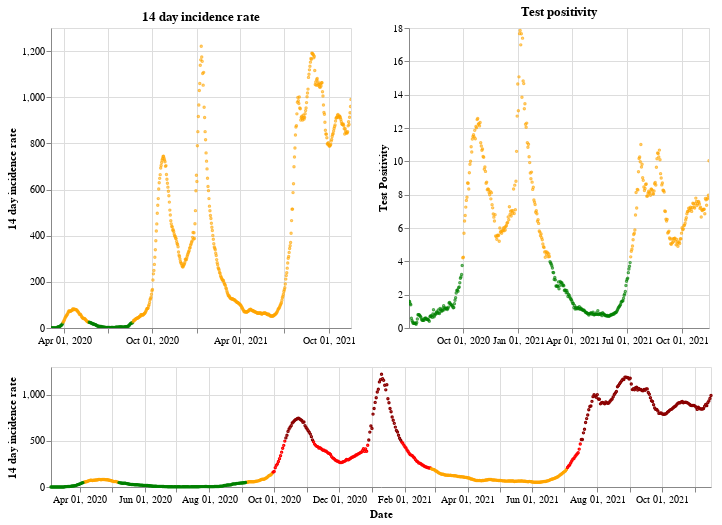

Notebook code cell kept with this figure:
### Markdown cell above
## Northern Ireland

### Code cell
plot_traffic_light('Northern Ireland')

### Figure 1 — Vega-Lite specification as saved in the notebook (floating-point values rounded to 4 significant figures; data arrays with more than 128 entries replaced by an {"elided": "..."} marker saying what was removed)
{"config": {"view": {"continuousWidth": 400, "continuousHeight": 300}}, "vconcat": [{"hconcat": [{"mark": {"type": "point", "size": 2}, "encoding": {"color": {"condition": {"value": "green", "test": "(datum.twoWeeklyCasesRate <= 25)"}, "value": "orange"}, "tooltip": [{"type": "nominal", "field": "areaName"}, {"type": "temporal", "field": "date"}, {"type": "quantitative", "field": "twoWeeklyCasesRate"}, {"type": "quantitative", "field": "testPositivity"}], "x": {"type": "temporal", "axis": {"title": ""}, "field": "date", "scale": {"domain": {"selection": "DateBrush"}}, "timeUnit": "yearmonthdate"}, "y": {"type": "quantitative", "axis": {"title": "14 day incidence rate"}, "field": "twoWeeklyCasesRate"}}, "title": "14 day incidence rate", "width": 300}, {"mark": {"type": "point", "size": 2}, "encoding": {"color": {"condition": {"value": "green", "test": "(datum.testPositivity <= 4)"}, "value": "orange"}, "tooltip": [{"type": "nominal", "field": "areaName"}, {"type": "temporal", "field": "date"}, {"type": "quantitative", "field": "twoWeeklyCasesRate"}, {"type": "quantitative", "field": "testPositivity"}], "x": {"type": "temporal", "axis": {"title": ""}, "field": "date", "scale": {"domain": {"selection": "DateBrush"}}, "timeUnit": "yearmonthdate"}, "y": {"type": "quantitative", "axis": {"title": "Test Positivity"}, "field": "testPositivity"}}, "title": "Test positivity", "width": 300}]}, {"layer": [{"mark": {"type": "point", "size": 2}, "encoding": {"color": {"condition": {"value": "orange", "test": "(((datum.testPositivity < 4) && (datum.twoWeeklyCasesRate >= 50)) && (datum.twoWeeklyCasesRate < 200))"}, "value": "red"}, "opacity": {"condition": {"value": 1, "test": "((datum.twoWeeklyCasesRate >= 50) && (datum.twoWeeklyCasesRate < 500))"}, "value": 0}, "tooltip": [{"type": "nominal", "field": "areaName"}, {"type": "temporal", "field": "date"}, {"type": "quantitative", "field": "twoWeeklyCasesRate"}, {"type": "quantitative", "field": "testPositivity"}], "x": {"type": "temporal", "axis": {"title": "Date"}, "field": "date", "timeUnit": "yearmonthdate"}, "y": {"type": "quantitative", "axis": {"title": "14 day incidence rate"}, "field": "twoWeeklyCasesRate"}}, "selection": {"DateBrush": {"type": "interval", "encodings": ["x"], "fields": ["Time"]}}}, {"mark": {"type": "point", "size": 2}, "encoding": {"color": {"value": "darkred"}, "opacity": {"condition": {"value": 1, "test": "(datum.twoWeeklyCasesRate >= 500)"}, "value": 0}, "tooltip": [{"type": "nominal", "field": "areaName"}, {"type": "temporal", "field": "date"}, {"type": "quantitative", "field": "twoWeeklyCasesRate"}, {"type": "quantitative", "field": "testPositivity"}], "x": {"type": "temporal", "axis": {"title": "Date"}, "field": "date", "timeUnit": "yearmonthdate"}, "y": {"type": "quantitative", "axis": {"title": "14 day incidence rate"}, "field": "twoWeeklyCasesRate"}}}, {"mark": {"type": "point", "size": 2}, "encoding": {"color": {"condition": {"value": "green", "test": "((datum.testPositivity < 4) && (datum.twoWeeklyCasesRate < 50))"}, "value": "orange"}, "opacity": {"condition": {"value": 1, "test": "(datum.twoWeeklyCasesRate < 50)"}, "value": 0}, "tooltip": [{"type": "nominal", "field": "areaName"}, {"type": "temporal", "field": "date"}, {"type": "quantitative", "field": "twoWeeklyCasesRate"}, {"type": "quantitative", "field": "testPositivity"}], "x": {"type": "temporal", "axis": {"title": "Date"}, "field": "date", "timeUnit": "yearmonthdate"}, "y": {"type": "quantitative", "axis": {"title": "14 day incidence rate"}, "field": "twoWeeklyCasesRate"}}}], "height": 120, "width": 660}], "data": {"name": "data-a8d36ca685dfd871c71bae5b902a3df6"}, "$schema": "https://vega.github.io/schema/vega-lite/v4.8.1.json", "datasets": {"data-a8d36ca685dfd871c71bae5b902a3df6": {"elided": "622 records"}}}
